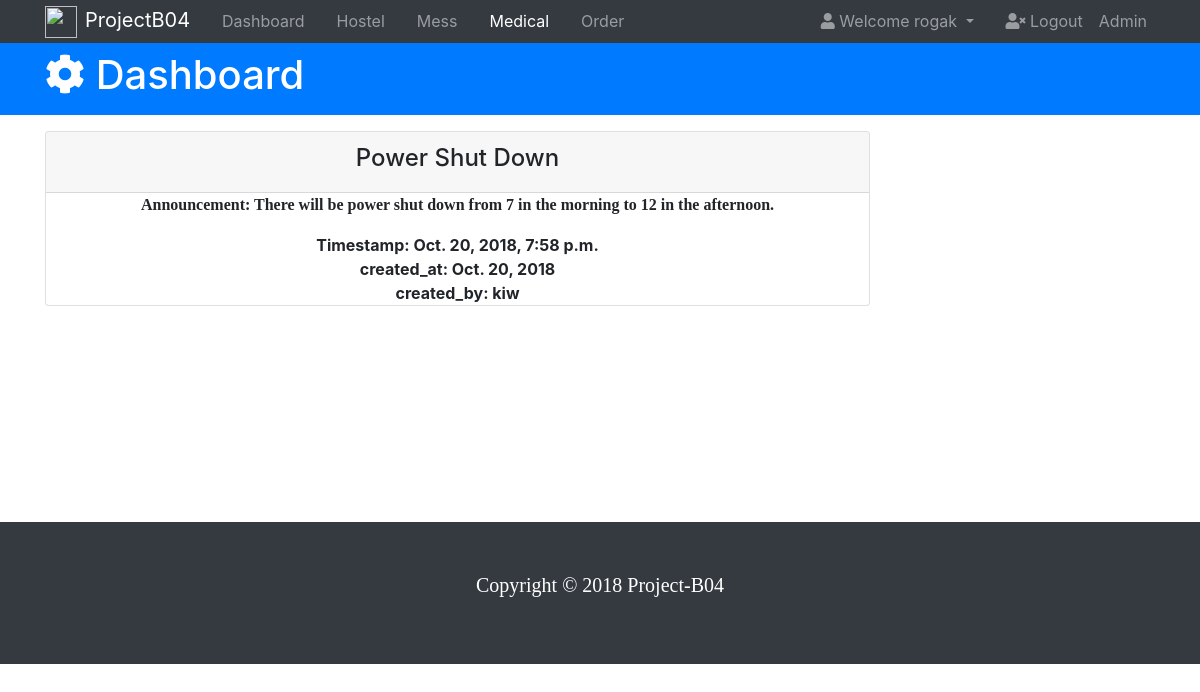
The page /dashboard/details/1/2/ (signed in) on the database its author committed.
### dashboard/models.py (models this page shows, shortened)
class HostelAnnouncements(models.Model):
    announcement_title = models.CharField(max_length=30, blank=True, null=True)
    announcement = models.CharField(max_length=100, blank=True, null=True)
    timestamp = models.DateTimeField(blank=True, null=True)
    created_at = models.DateField(blank=True, null=True)
    created_by = models.CharField(max_length=45, blank=True, null=True)
    modified_at = models.DateField(blank=True, null=True)
    modified_by = models.CharField(max_length=45, blank=True, null=True)

### dashboard/views.py (the view)
# urls.py: url(r'^details/(?P<flag>\d+)/(?P<pk>\d+)/$', views.announcement_detail, name = 'announcement_detail'),
@login_required
def announcement_detail(request, flag, pk):
    if flag == '1':
        announcement = get_object_or_404(HostelAnnouncements, pk = pk)
        return render(request, 'dashboard/announcement.html', {
        'announcement': announcement
        })
    elif flag == '2':
        announcement = get_object_or_404(MessAnnouncements, pk = pk)
        return render(request, 'dashboard/announcement.html', {
        'announcement': announcement
        })
    elif flag == '3':
        announcement = get_object_or_404(MedicalAnnouncements, pk = pk)
        return render(request, 'dashboard/announcement.html', {
        'announcement': announcement
        })

### dashboard/templates/dashboard/announcement.html (shortened to what this page needs)
<!DOCTYPE html>
<html lang="en">
<head>
  <link rel="stylesheet" href="https://use.fontawesome.com/releases/v5.0.13/css/all.css"
>
  <link rel="stylesheet" href="https://stackpath.bootstrapcdn.com/bootstrap/4.1.1/css/bootstrap.min.css"
>
</head>
<body>
  <nav class="navbar navbar-expand-sm navbar-dark bg-dark p-0">
    <div class="container">
      <a href="index.html" class="navbar-brand"> <img src="https://upload.wikimedia.org/wikipedia/en/thumb/4/49/IIIT_Sri_City_Logo.png/220px-IIIT_Sri_City_Logo.png" style="width: 32px; height: 32px; margin-right: 8px;">ProjectB04</a>
      <div class="collapse navbar-collapse" id="navbarCollapse">
        <ul class="navbar-nav">
          <li class="nav-item px-2">
            <a href="{% url 'dashboard:dashboard_index' %}" class="nav-link">Dashboard</a>
          </li>
          <li class="nav-item px-2">
            <a href="hostel.html" class="nav-link">Hostel</a>
          </li>
          <li class="nav-item px-2">
            <a href="mess.html" class="nav-link">Mess</a>
          </li>
          <li class="nav-item px-2">
            <a href="medical.html" class="nav-link active">Medical</a>
          </li>
          <li class="nav-item px-2">
            <a href="{% url 'orders:order_index' %}" class="nav-link">Order</a>
          </li>
        </ul>
        <ul class="navbar-nav ml-auto">
          <li class="nav-item dropdown mr-3">
            <a href="#" class="nav-link dropdown-toggle" data-toggle="dropdown">
              <i class="fas fa-user"></i> Welcome {{request.user}}
            </a>
          </li>
          <li class="nav-item">
            <a href="{% url 'accounts:student_logout' %}" class="nav-link">
              <i class="fas fa-user-times"></i> Logout
            </a>
          </li>
          <li class="nav-item">
            <a href="{% url 'admin:index' %}" class="nav-link">
               Admin
            </a>
          </li>
        </ul>
      </div>
    </div>
  </nav>
  <header id="main-header" class="py-2 bg-primary text-white">
    <div class="container">
      <div class="row">
        <div class="col-md-6">
          <h1>
            <i class="fas fa-cog"></i> Dashboard</h1>
        </div>
      </div>
    </div>
  </header>
  <section id="posts">
    <center><div class="container">
      <div class="row">
        <div class="col-md-9">
          <div class="card">
            <div class="card-header">
              <h4>{{announcement.announcement_title}}</h4>
            </div>
            <div class="announcement-body">
              <p><b>Announcement: {{ announcement.announcement }}</b></p>
            </div>
            <div class="Announcement-properties">
              <b>Timestamp: {{ announcement.timestamp }}</b><br>
              <b>created_at: {{ announcement.created_at }}</b><br>
              <b>created_by: {{ announcement.created_by }}</b><br>
            </div>
          </div>
        </div>
      </div>
    </div>
  </center>
  </section>
  <br><br><br><br><br><br><br>
  <footer id="main-footer" class="bg-dark text-white mt-5 p-5">
    <div class="container">
      <div class="row">
        <div class="col">
          <p class="lead text-center">
            Copyright &copy;
            <span id="year"></span>
            Project-B04
          </p>
        </div>
      </div>
    </div>
  </footer>
</body>
</html>

### dashboard/templates/dashboard/announcement.html (style rules this page uses)
p { font-family: "Times New Roman", Times, serif; font size="6"; }

### rows shown on the page
HostelAnnouncements: announcement_title "Power Shut Down", announcement "There will be power shut down from 7 in the morning to 12 in the afternoon.", timestamp "Oct. 20, 2018, 7:58 p.m.", created_at "Oct. 20, 2018", created_by "kiw"

### other values the page prints
{{ request.user }} "rogak"
